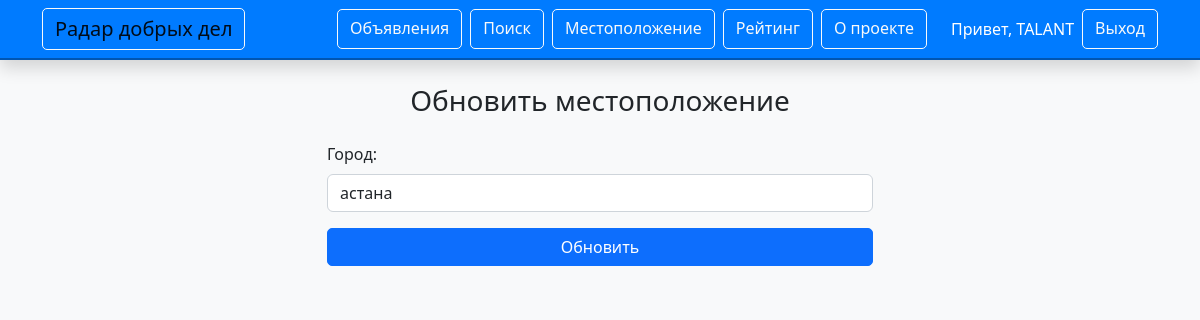
The app's page /location (signed in), older data.
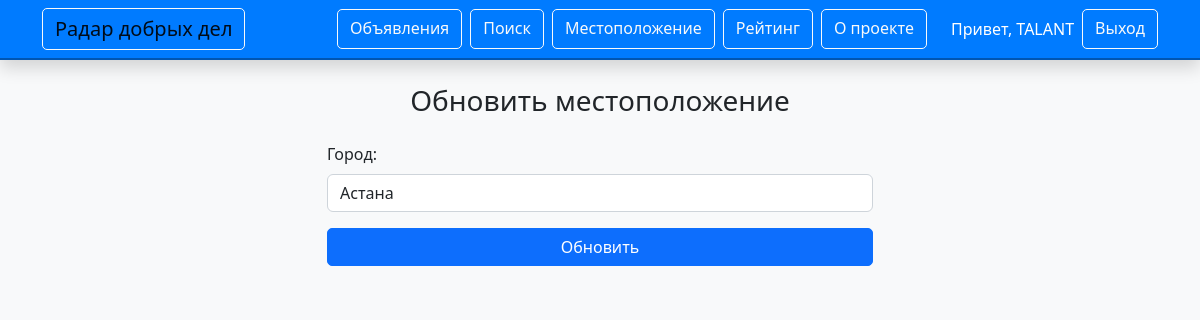
The same page, newer data.
### app.py (models this page shows, shortened)
class User(UserMixin, db.Model):
    id = db.Column(db.Integer, primary_key=True)
    username = db.Column(db.String(50), unique=True, nullable=False)
    password_hash = db.Column(db.String(256), nullable=False)
    city = db.Column(db.String(100))  # теперь только город
    lat = db.Column(db.Float)
    lng = db.Column(db.Float)
    markers = db.relationship('Marker', backref='user', lazy=True)
    comments = db.relationship('Comment', backref='user', lazy=True)

### app.py (the view, shortened to what this page needs)
@app.route('/location', methods=['GET', 'POST'])
@login_required
def location():
    return render_template('location.html', user=current_user)

### app.py (called while the page is built)
@login_manager.user_loader
def load_user(user_id):
    return User.query.get(int(user_id))

@app.teardown_appcontext
def teardown_db(exception=None):
    db = g.pop('db', None)
    if db is not None:
        db.close()

### templates/location.html (shortened to what this page needs)
{% extends "base.html" %}
{% block content %}
<div class="container">
  <h3 class="text-center mb-4">Обновить местоположение</h3>
  <form method="POST" action="{{ url_for('location') }}" class="w-50 mx-auto">
    <div class="mb-3">
      <label class="form-label">Город:</label>
      <input type="text" class="form-control" name="city" value="{{ user.city }}" placeholder="Например, Астана" required>
    </div>
    <button type="submit" class="btn btn-primary custom-btn w-100">Обновить</button>
  </form>
</div>
{% endblock %}

### templates/base.html (shortened to what this page needs)
<!DOCTYPE html>
<html lang="ru">
<head>
  <link rel="stylesheet" href="https://cdn.jsdelivr.net/npm/bootstrap@5.2.3/dist/css/bootstrap.min.css">
  <link rel="stylesheet" href="https://unpkg.com/leaflet/dist/leaflet.css">
  <link rel="stylesheet" href="{{ url_for('static', filename='css/custom.css') }}">
</head>
<body>
  <nav class="navbar navbar-expand-lg navbar-custom shadow">
    <div class="container">
      <a class="navbar-brand btn btn-outline-light custom-btn" href="{{ url_for('map_view') }}">Радар добрых дел</a>
      <div class="d-flex">
        <a class="btn btn-outline-light custom-btn me-2" href="{{ url_for('announcements') }}">Объявления</a>
        <a class="btn btn-outline-light custom-btn me-2" href="{{ url_for('search') }}">Поиск</a>
        <a class="btn btn-outline-light custom-btn me-2" href="{{ url_for('location') }}">Местоположение</a>
        <a class="btn btn-outline-light custom-btn me-2" href="{{ url_for('rating') }}">Рейтинг</a>
        <a class="btn btn-outline-light custom-btn me-2" href="{{ url_for('about') }}">О проекте</a>
        {% if current_user.is_authenticated %}
          <span class="navbar-text text-white ms-3">Привет, {{ current_user.username }}</span>
          <a class="btn btn-outline-light custom-btn ms-2" href="{{ url_for('logout') }}">Выход</a>
        {% else %}
          <a class="btn btn-outline-light custom-btn me-2" href="{{ url_for('login') }}">Войти</a>
          <a class="btn btn-outline-light custom-btn" href="{{ url_for('register') }}">Регистрация</a>
        {% endif %}
      </div>
    </div>
  </nav>
  <div class="container mt-4">
    {% block content %}{% endblock %}
  </div>
</body>
</html>

Row changes from the older to the newer data that the page shows:
changed User "TALANT": city "астана" → "Астана"
